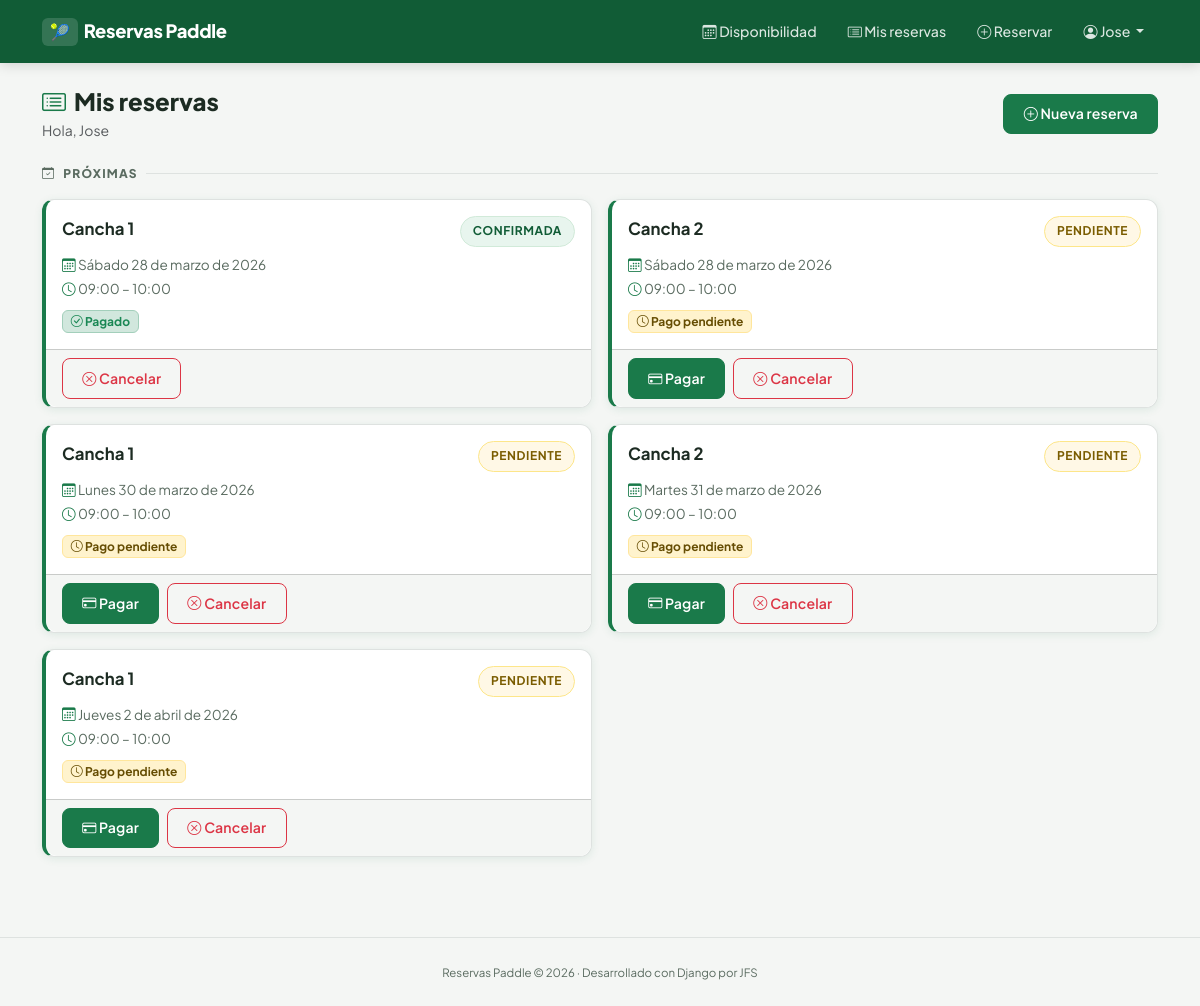
The app's page /reservas/mis-reservas/ (signed in) with its own data.
### reservas/models.py (models this page shows, shortened)
class Reserva(models.Model):
    ESTADO_PENDIENTE  = 'pendiente'
    ESTADO_CONFIRMADA = 'confirmada'
    ESTADO_CANCELADA  = 'cancelada'
    ESTADO_CHOICES = [
        (ESTADO_PENDIENTE,  'Pendiente'),
        (ESTADO_CONFIRMADA, 'Confirmada'),
        (ESTADO_CANCELADA,  'Cancelada'),
    ]
    usuario = models.ForeignKey(
        User,
        on_delete=models.CASCADE,
        related_name='reservas',
        verbose_name='Usuario'
    )
    cancha = models.ForeignKey(
        Cancha,
        on_delete=models.CASCADE,
        related_name='reservas',
        verbose_name='Cancha'
    )
    horario = models.ForeignKey(
        HorarioDisponible,
        on_delete=models.CASCADE,
        related_name='reservas',
        verbose_name='Horario'
    )
    fecha = models.DateField(
        verbose_name='Fecha',
        help_text='Día en que se jugará'
    )
    estado = models.CharField(
        max_length=20,
        choices=ESTADO_CHOICES,
        default=ESTADO_PENDIENTE,
        verbose_name='Estado'
    )
    pagado = models.BooleanField(
        default=False,
        verbose_name='Pagado'
    )
    creada_en     = models.DateTimeField(auto_now_add=True)
    actualizada_en = models.DateTimeField(auto_now=True)
    class Meta:
        verbose_name = 'Reserva'
        verbose_name_plural = 'Reservas'
        ordering = ['fecha', 'horario__hora_inicio']
        constraints = [
            models.UniqueConstraint(
                fields=['cancha', 'fecha', 'horario'],
                name='reserva_unica_por_cancha_fecha_horario'
            )
        ]
    def puede_cancelarse(self):
        return self.estado != self.ESTADO_CANCELADA

### canchas/models.py (models this page shows, shortened)
class Cancha(models.Model):
    nombre = models.CharField(
        max_length=100,
        verbose_name='Nombre',
        help_text='Ej: Cancha 1, Cancha Central, Cancha Techada'
    )
    descripcion = models.TextField(
        blank=True,
        verbose_name='Descripción',
        help_text='Información adicional (superficie, iluminación, etc.)'
    )
    activa = models.BooleanField(
        default=True,
        verbose_name='Activa',
        help_text='Desmarcá si la cancha está fuera de servicio'
    )
    creada_en = models.DateTimeField(auto_now_add=True)
    class Meta:
        verbose_name = 'Cancha'
        verbose_name_plural = 'Canchas'
        ordering = ['nombre']

class HorarioDisponible(models.Model):
    DIAS_CHOICES = [
        ('lunes',     'Lunes'),
        ('martes',    'Martes'),
        ('miércoles', 'Miércoles'),
        ('jueves',    'Jueves'),
        ('viernes',   'Viernes'),
        ('sábado',    'Sábado'),
        ('domingo',   'Domingo'),
    ]
    hora_inicio = models.TimeField(
        verbose_name='Hora de inicio',
        help_text='Ej: 08:00'
    )
    hora_fin = models.TimeField(
        verbose_name='Hora de fin',
        help_text='Ej: 09:00'
    )
    dias_semana = models.CharField(
        max_length=100,
        verbose_name='Días disponibles',
        help_text='Separados por coma. Ej: lunes,martes,miércoles'
    )
    activo = models.BooleanField(
        default=True,
        verbose_name='Activo'
    )
    class Meta:
        verbose_name = 'Horario disponible'
        verbose_name_plural = 'Horarios disponibles'
        ordering = ['hora_inicio']

### reservas/views.py (the view)
# urls.py: path('reservas/mis-reservas/', views.mis_reservas, name='mis_reservas'),
@login_required
def mis_reservas(request):
    hoy = timezone.localdate()
    proximas = Reserva.objects.filter(
        usuario=request.user,
        fecha__gte=hoy,
    ).exclude(estado=Reserva.ESTADO_CANCELADA).order_by('fecha', 'horario__hora_inicio')
    pasadas = Reserva.objects.filter(
        usuario=request.user,
    ).filter(
        fecha__lt=hoy
    ).order_by('-fecha', 'horario__hora_inicio')
    context = {
        'proximas': proximas,
        'pasadas' : pasadas,
        'hoy'     : hoy,
    }
    return render(request, 'reservas/mis_reservas.html', context)

### reservas/templates/reservas/mis_reservas.html (shortened to what this page needs)
{% extends 'base.html' %}
{% block contenido %}
<div class="d-flex justify-content-between align-items-center mb-4">
    <div>
        <h4 class="fw-800 mb-0">
            <i class="bi bi-card-list text-verde me-2"></i>Mis reservas
        </h4>
        <p class="text-muted small mb-0 mt-1">
            Hola, {{ user.first_name|default:user.username }}
        </p>
    </div>
    <a href="{% url 'reservas:crear_reserva' %}" class="btn btn-success">
        <i class="bi bi-plus-circle"></i>
        <span class="d-none d-sm-inline">Nueva reserva</span>
    </a>
</div>
<div class="seccion-titulo">
    <i class="bi bi-calendar-check"></i> Próximas
</div>
{% if proximas %}
<div class="row g-3 mb-5">
    {% for reserva in proximas %}
    <div class="col-12 col-md-6">
        <div class="card card-reserva h-100">
            <div class="card-body p-3">
                <div class="d-flex justify-content-between align-items-start mb-2">
                    <span class="cancha-nombre">{{ reserva.cancha.nombre }}</span>
                    {% if reserva.estado == 'confirmada' %}
                        <span class="badge-estado badge-confirmada">Confirmada</span>
                    {% elif reserva.estado == 'pendiente' %}
                        <span class="badge-estado badge-pendiente">Pendiente</span>
                    {% else %}
                        <span class="badge-estado badge-cancelada">Cancelada</span>
                    {% endif %}
                </div>
                <div class="reserva-meta mb-2">
                    <div class="mb-1">
                        <i class="bi bi-calendar3"></i>
                        {{ reserva.fecha|date:"l j \d\e F \d\e Y"|capfirst }}
                    </div>
                    <div>
                        <i class="bi bi-clock"></i>
                        {{ reserva.horario.hora_inicio|time:"H:i" }} –
                        {{ reserva.horario.hora_fin|time:"H:i" }}
                    </div>
                </div>
                {% if reserva.pagado %}
                <span class="badge bg-success-subtle text-success border border-success-subtle small">
                    <i class="bi bi-check-circle"></i> Pagado
                </span>
                {% else %}
                <span class="badge bg-warning-subtle text-warning-emphasis border border-warning-subtle small">
                    <i class="bi bi-clock"></i> Pago pendiente
                </span>
                {% endif %}
            </div>
            <div class="card-footer d-flex gap-2">
                {% if not reserva.pagado and reserva.estado == 'pendiente' %}
                <a href="{% url 'reservas:pago' reserva.id %}"
                   class="btn btn-success btn-sm">
                    <i class="bi bi-credit-card"></i> Pagar
                </a>
                {% endif %}
                {% if reserva.puede_cancelarse %}
                <a href="{% url 'reservas:cancelar_reserva' reserva.id %}"
                   class="btn btn-outline-danger btn-sm">
                    <i class="bi bi-x-circle"></i> Cancelar
                </a>
                {% endif %}
            </div>
        </div>
    </div>
    {% endfor %}
</div>
{% endif %}
{% endblock %}

### reservas/templates/base.html (shortened to what this page needs)
<!DOCTYPE html>
<html lang="es">
<head>
    <link href="https://cdn.jsdelivr.net/npm/bootstrap@5.3.0/dist/css/bootstrap.min.css" rel="stylesheet">
    <link href="https://cdn.jsdelivr.net/npm/bootstrap-icons@1.11.0/font/bootstrap-icons.css" rel="stylesheet">
    {% load static %}
    <link rel="stylesheet" href="{% static 'css/estilos.css' %}">
</head>
<body>
<nav class="navbar navbar-expand-lg navbar-dark">
    <div class="container">
        <a class="navbar-brand" href="{% url 'reservas:inicio' %}">
            <span>🎾</span>Reservas Paddle
        </a>
        <div class="collapse navbar-collapse" id="nav">
            <ul class="navbar-nav ms-auto gap-1">
                <li class="nav-item">
                    <a class="nav-link" href="{% url 'reservas:inicio' %}">
                        <i class="bi bi-calendar3"></i> Disponibilidad
                    </a>
                </li>
                {% if user.is_authenticated %}
                    <li class="nav-item">
                        <a class="nav-link" href="{% url 'reservas:mis_reservas' %}">
                            <i class="bi bi-card-list"></i> Mis reservas
                        </a>
                    </li>
                    <li class="nav-item">
                        <a class="nav-link" href="{% url 'reservas:crear_reserva' %}">
                            <i class="bi bi-plus-circle"></i> Reservar
                        </a>
                    </li>
                    <li class="nav-item dropdown">
                        <a class="nav-link dropdown-toggle" href="#" data-bs-toggle="dropdown">
                            <i class="bi bi-person-circle"></i>
                            {{ user.first_name|default:user.username }}
                        </a>
                    </li>
                {% else %}
                    <li class="nav-item">
                        <a class="nav-link" href="{% url 'reservas:crear_reserva' %}">
                            <i class="bi bi-box-arrow-in-right"></i> Ingresar
                        </a>
                    </li>
                {% endif %}
            </ul>
        </div>
    </div>
</nav>
<main class="container py-4">
    {% block contenido %}{% endblock %}
</main>
<footer class="text-center py-4 mt-2">
    <small>Reservas Paddle &copy; 2026 · Desarrollado con Django por JFS</small>
</footer>
</body>
</html>

### reservas_club/static/reservas_club/css/estilos.css (style rules this page uses)
:root { --verde: #1a7a4a; --verde-oscuro: #115c36; --verde-claro: #e8f5ee; --verde-suave: #d1ead9; --gris-fondo: #f4f6f4; --gris-borde: #dee2e0; --texto: #1c2b22; --texto-suave: #5a6b60; --blanco: #ffffff; --sombra: 0 2px 8px rgba(26, 122, 74, 0.10); --sombra-hover: 0 4px 16px rgba(26, 122, 74, 0.18); --radio: 12px; --radio-sm: 8px; --transicion: all 0.2s ease; }
body { font-family: 'Plus Jakarta Sans', sans-serif; background-color: var(--gris-fondo); color: var(--texto); -webkit-font-smoothing: antialiased; }
.navbar { background: var(--verde-oscuro) !important; box-shadow: 0 2px 12px rgba(0,0,0,0.15); padding: 0.75rem 0; }
.navbar-brand { font-weight: 800; font-size: 1.15rem; letter-spacing: -0.3px; color: var(--blanco) !important; }
.navbar-brand span { display: inline-block; background: rgba(255,255,255,0.15); border-radius: 6px; padding: 2px 8px; margin-right: 6px; font-size: 1rem; }
.nav-link { font-size: 0.88rem; font-weight: 500; color: rgba(255,255,255,0.85) !important; padding: 0.5rem 0.85rem !important; border-radius: var(--radio-sm); transition: var(--transicion); }
.card { border: 1px solid var(--gris-borde) !important; border-radius: var(--radio) !important; box-shadow: var(--sombra); transition: var(--transicion); }
.card-footer { border-radius: 0 0 var(--radio) var(--radio) !important; background: var(--gris-fondo) !important; }
.btn { font-weight: 600; font-size: 0.88rem; border-radius: var(--radio-sm); padding: 0.55rem 1.2rem; transition: var(--transicion); letter-spacing: 0.01em; }
.btn-success { background: var(--verde) !important; border-color: var(--verde) !important; }
.card-reserva { border-left: 4px solid var(--verde) !important; transition: var(--transicion); }
.card-reserva .cancha-nombre { font-size: 1.05rem; font-weight: 700; color: var(--texto); }
.card-reserva .reserva-meta { font-size: 0.85rem; color: var(--texto-suave); }
.card-reserva .reserva-meta i { width: 16px; color: var(--verde); }
.badge-estado { font-size: 0.75rem; font-weight: 700; padding: 0.35rem 0.75rem; border-radius: 20px; text-transform: uppercase; letter-spacing: 0.05em; }
.badge-confirmada { background: var(--verde-claro); color: var(--verde-oscuro); border: 1px solid var(--verde-suave); }
.badge-pendiente { background: #fff8e6; color: #7a5c00; border: 1px solid #fde68a; }
.seccion-titulo { font-size: 0.75rem; font-weight: 800; text-transform: uppercase; letter-spacing: 0.1em; color: var(--texto-suave); margin-bottom: 1rem; display: flex; align-items: center; gap: 0.5rem; }
.seccion-titulo::after { content: ''; flex: 1; height: 1px; background: var(--gris-borde); }
footer { font-size: 0.82rem; color: var(--texto-suave); border-top: 1px solid var(--gris-borde) !important; }
.text-verde { color: var(--verde) !important; }
.fw-800 { font-weight: 800 !important; }

### records on screen
Reserva: cancha.nombre "Cancha 1", estado "CONFIRMADA", fecha "Sábado 28 de marzo de 2026", horario.hora_inicio "09:00", horario.hora_fin "10:00", pagado True (drawn)
Reserva: cancha.nombre "Cancha 2", estado "PENDIENTE", fecha "Sábado 28 de marzo de 2026", horario.hora_inicio "09:00", horario.hora_fin "10:00", pagado False (drawn)
Reserva: cancha.nombre "Cancha 1", estado "PENDIENTE", fecha "Lunes 30 de marzo de 2026", horario.hora_inicio "09:00", horario.hora_fin "10:00", pagado False (drawn)
Reserva: cancha.nombre "Cancha 2", estado "PENDIENTE", fecha "Martes 31 de marzo de 2026", horario.hora_inicio "09:00", horario.hora_fin "10:00", pagado False (drawn)
Reserva: cancha.nombre "Cancha 1", estado "PENDIENTE", fecha "Jueves 2 de abril de 2026", horario.hora_inicio "09:00", horario.hora_fin "10:00", pagado False (drawn)

### other values on screen
{{ user.first_name|default:user.username }} "Jose"
